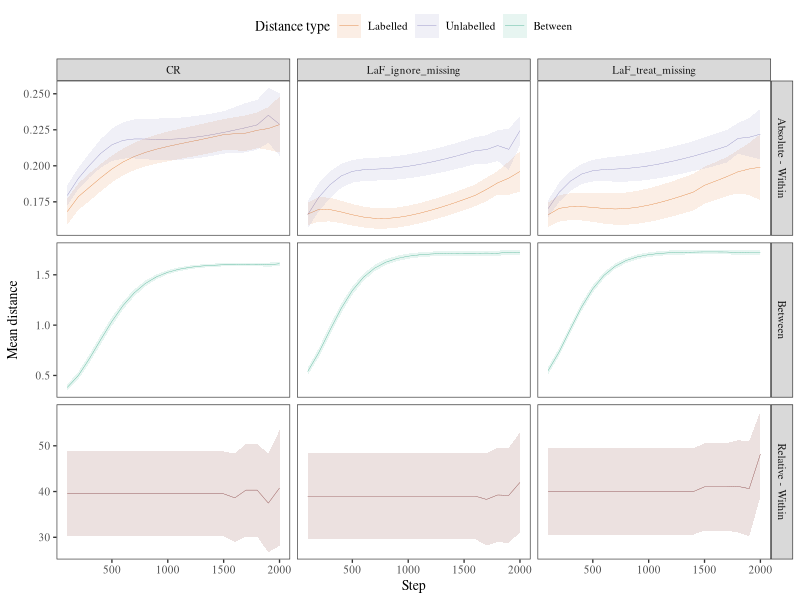

R code for this plot:
# LIBRARY IMPORTS
library(ggplot2)
library(Hmisc)
library(plyr)
library(car)

## Summarizes data.
## Gives count, mean, standard deviation, standard error of the mean, and confidence interval (default 95%).
##   data: a data frame.
##   measurevar: the name of a column that contains the variable to be summariezed
##   groupvars: a vector containing names of columns that contain grouping variables
##   na.rm: a boolean that indicates whether to ignore NA's
##   conf.interval: the percent range of the confidence interval (default is 95%)
summarySE <- function(data=NULL, measurevar, groupvars=NULL, na.rm=FALSE,
                      conf.interval=.95, .drop=TRUE) {
  library(plyr)
  
  # New version of length which can handle NA's: if na.rm==T, don't count them
  length2 <- function (x, na.rm=FALSE) {
    if (na.rm) sum(!is.na(x))
    else       length(x)
  }
  
  # This does the summary. For each group's data frame, return a vector with
  # N, mean, and sd
  datac <- ddply(data, groupvars, .drop=.drop,
                 .fun = function(xx, col) {
                   c(N    = length2(xx[[col]], na.rm=na.rm),
                     mean = mean   (xx[[col]], na.rm=na.rm),
                     sd   = sd     (xx[[col]], na.rm=na.rm)
                   )
                 },
                 measurevar
  )
  
  # Rename the "mean" column    
  datac <- plyr::rename(datac, c("mean" = measurevar))
  
  datac$se <- datac$sd / sqrt(datac$N)  # Calculate standard error of the mean
  
  # Confidence interval multiplier for standard error
  # Calculate t-statistic for confidence interval: 
  # e.g., if conf.interval is .95, use .975 (above/below), and use df=N-1
  ciMult <- qt(conf.interval/2 + .5, datac$N-1)
  datac$ci <- datac$se * ciMult
  
  return(datac)
}

# TASK SELECTION
compute_distances <- F #Whether or not to compute the distances

if (!compute_distances) {
  d <- read.csv(file="../results/Category_hidden_distances.csv", header=T)
} else {
  # DATA HANDLING
  # Import data, from both Category and SingleObject
  h_rep <- read.csv("../results/Category_hidden_LTM.csv", head=TRUE)
  # Initialise d to maximum possible number of cases
  # (subject(80)*step(20)*theory(CR,LaF)*dist_type(labelled;unlabelled;between;r_labelled;r_unlabelled) = 16000)
  d <- data.frame(subject=numeric(20000), theory=factor(NA), step=0,
                  dist_type=NA, mu=0)
  levels(d$theory) <- c("CR", "LaF")
  # Loop over subject, memory_type, and step
  i <- 1
  for (subject in 0:max(h_rep$subject)) {
    print(subject)
    for (step in levels(factor(h_rep$step[h_rep$subject==subject]))){
      index <- h_rep$subject==subject & h_rep$step==step
      # WITHIN CATEGORY MEAN DISTANCE
      dist.l <- c()  # Labelled category (coded 0 in df)
      dist.nl <- c() # Unlabelled category (coded 1 in df)
      # Create index for category
      index.l <- index & h_rep$labelled=="label"
      index.nl <- index & h_rep$labelled=="no_label"
      for (e1 in 0:2){
        # Create index for first exemplar
        index1.l <- index.l & h_rep$exemplar==e1
        index1.nl <- index.nl & h_rep$exemplar==e1+4
        for (e2 in (e1+1):3){
          # Create index for second exemplar
          index2.l <- index.l & h_rep$exemplar==e2
          index2.nl <- index.nl & h_rep$exemplar==e2+4
          # Append distances
          dist.l <- c(dist.l,
                      dist(rbind(h_rep[index1.l, -(1:5)],
                                 h_rep[index2.l, -(1:5)]))[1])
          #print(c("Added distance between",e1,"and",e2))
          dist.nl <- c(dist.nl,
                       dist(rbind(h_rep[index1.nl, -(1:5)],
                                  h_rep[index2.nl, -(1:5)]))[1])
          #print(c("Added distance between",e1+4,"and",e2+4))
        }
      }
      # Save mean of distance for labelled category with all info
      d[i,] <- c(h_rep[index1.l, 1:3], "labelled",  mean(dist.l))
      #print("Added a row for dist.l")
      # Save mean of distance for unlabelled category with all info
      d[i + 1,] <- c(h_rep[index1.nl, 1:3], "unlabelled", mean(dist.nl))
      #print("Added a row for dist.nl")
      # Compute centre ("prototype") of each category
      proto.l <- colMeans(h_rep[index.l, -(1:5)])
      #print("Computed labelled prototype")
      proto.nl <- colMeans(h_rep[index.nl, -(1:5)])
      #print("Computed unlabelled prototype")
      # Save distances between categories
      d[i + 2,] <- c(h_rep[index1.nl, 1:3], "between",
                     dist(rbind(proto.l, proto.nl))[1])
      #print("Added a row for LTM between- distance")
      # Relative distances
      d[i + 3,] <- c(h_rep[index1.l, 1:3], "r_labelled",  d[i,5]/d[i+2,5])
      d[i + 4,] <- c(h_rep[index1.nl, 1:3], "r_unlabelled",  d[i+1,5]/d[i+2,5])
      i <- i + 5
    }
  }
  # Code dist_type as a factor, get rid of NAs
  d$dist_type <- factor(d$dist_type)
  d <- na.omit(d)
  # Write file if generating distances
  write.csv(d, file="../results/Category_hidden_distances.csv", row.names=F)
}

# DATA HANDLING
# Create two distance type columns (labeled/unlabeled/between, and absolute/relative/between)
d$abs_rel <- recode(d$dist_type, "'r_labelled'='Relative - Within'; 'r_unlabelled'='Relative - Within'; 'labelled'='Absolute - Within'; 'unlabelled'='Absolute - Within'; 'between'='Between'")
d$dist_type <- recode(d$dist_type, "'r_labelled'='Labelled'; 'r_unlabelled'='Unlabelled'; 'labelled'='Labelled'; 'unlabelled'='Unlabelled'; 'between'='Between'")

# GRAPH
# Select observations for plot, dropping unusued factors
d <- droplevels(d[d$step>0 & d$step <= 2000,])
# Get summary of the data
d.sum <- summarySE(d, measurevar="mu", groupvars=c("theory", "step", "dist_type", "abs_rel"), conf.interval=.95)
# Create plot
d.plot <- ggplot(d.sum,
                 aes(x = step,
                     y = mu,
                     colour = dist_type)) +
  facet_grid(abs_rel~theory, scales="free_y") +
  xlab("Step") + ylab("Mean distance") + theme_bw(base_size=10, base_family = "serif") +
  theme(panel.grid.minor=element_blank(),
        panel.grid.major=element_blank(),
        legend.position = "top") + 
  scale_fill_brewer(name = "Distance type", palette="Dark2",
                    breaks=c("Labelled","Unlabelled","Between")) +
  scale_colour_brewer(name = "Distance type", palette="Dark2",
                      breaks=c("Labelled","Unlabelled","Between")) +
  geom_line(size=.1) +
  geom_ribbon(aes(ymin=mu-ci, ymax=mu+ci, fill=dist_type), alpha=0.1, size=0)
# Save plot
ggsave("../results/Distances.tiff", plot = d.plot,
       height = 7, width = 5, dpi = 600)
